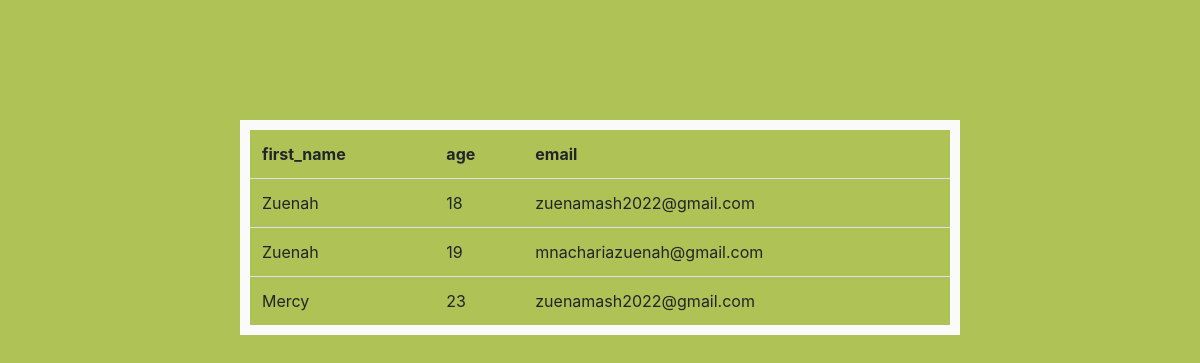
Page /wallet/customers/ on the earlier database version.
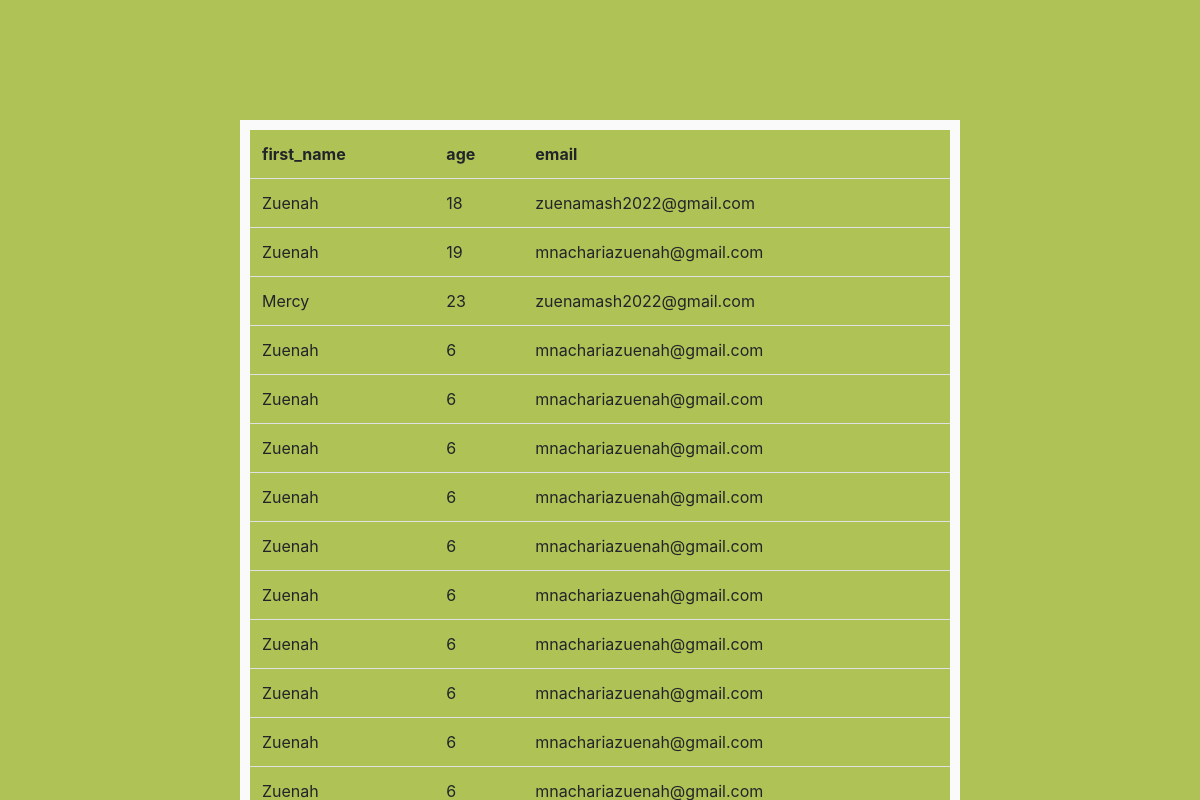
Same page on the later database version.
### wallet/models.py (models this page shows)
class Customer(models.Model):
    first_name=models.CharField(max_length=20)
    last_name=models.CharField(max_length=20)
    address=models.TextField()
    password = models.CharField(max_length=8)
    email=models.EmailField(max_length=254)
    phone_number=models.CharField(max_length=13)
    gender=models.CharField(max_length=10)
    age=models.PositiveSmallIntegerField()
    nationality = models.CharField(max_length=2)
    employment=models.BooleanField()
    profile_picture = models.ImageField(default='default.jpg',upload_to='profile pics')

### wallet/views.py (the view)
def list_Customers(request):
    people= Customer.objects.all()
    return render (request,"wallet/list_Customers.html",{"people":people})

### wallet/templates/wallet/list_Customers.html (shortened to what this page needs)
<!DOCTYPE html>
<html lang="en">
<head>
    <link rel="stylesheet" href="https://cdn.jsdelivr.net/npm/bootstrap@4.3.1/dist/css/bootstrap.min.css">
</head>
<body style="background-color:rgb(174, 194, 86)">
    <table class="table" style="height: 10rem;margin: 40px; width: 60%; position: fixed; margin-left: 20%; margin-top: 10%; border: 10px solid rgb(251, 250, 250); " >
            <th scope="col">first_name</th>
        <th scope="col">age</th>
        <th scope="col">email</th>
            {% for customer in people%}
            <tr>
                <td>{{customer.first_name}}</td>
                <td>{{customer.age}}</td>
                <td>{{customer.email}}</td>
            </tr>
            {%endfor%}
    </table>
</body>
</html>

Differences in the rows shown:
added Customer: first_name "Zuenah", age "6", email "mnachariazuenah@gmail.com"
added Customer: first_name "Zuenah", age "6", email "mnachariazuenah@gmail.com"
added Customer: first_name "Zuenah", age "6", email "mnachariazuenah@gmail.com"
added Customer: first_name "Zuenah", age "6", email "mnachariazuenah@gmail.com"
added Customer: first_name "Zuenah", age "6", email "mnachariazuenah@gmail.com"
added Customer: first_name "Zuenah", age "6", email "mnachariazuenah@gmail.com"
added Customer: first_name "Zuenah", age "6", email "mnachariazuenah@gmail.com"
added Customer: first_name "Zuenah", age "6", email "mnachariazuenah@gmail.com"
added Customer: first_name "Zuenah", age "6", email "mnachariazuenah@gmail.com"
added Customer: first_name "Zuenah", age "6", email "mnachariazuenah@gmail.com"
